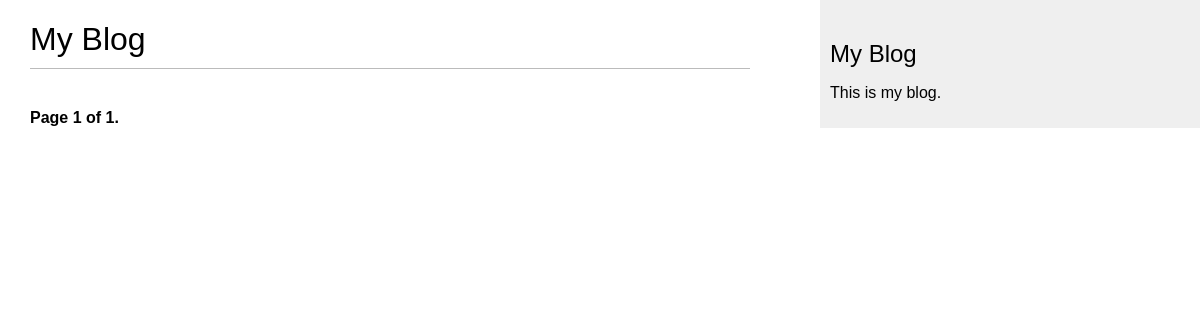
/blog/, run on an earlier commit of the app's database.
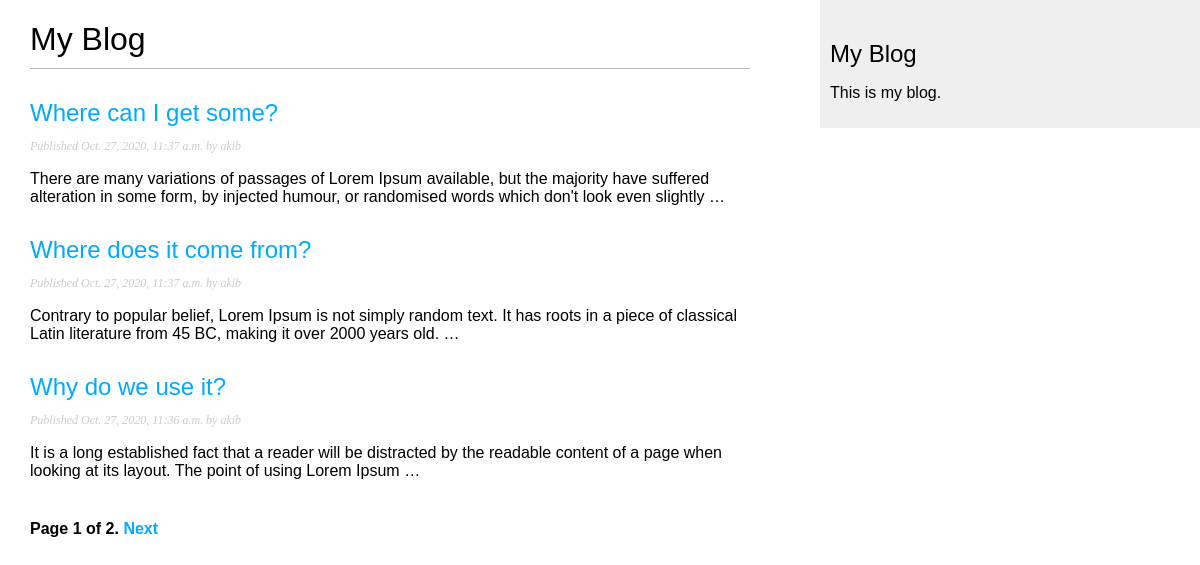
And on a later commit of the database.
### blog/models.py (models this page shows, shortened)
class Post(models.Model):
    objects = models.Manager()
    published = PublishedManager()
    STATUS_CHOICES = (
        ('draft', 'Draft'),
        ('published', 'Published')
    )
    title = models.CharField(max_length=250)
    slug = models.SlugField(max_length=250, unique_for_date='publish')
    author = models.ForeignKey(User, on_delete=models.CASCADE, related_name='blog_posts')
    body = models.TextField()
    publish = models.DateTimeField(default=timezone.now)
    created = models.DateTimeField(auto_now_add=True)
    updated = models.DateTimeField(auto_now=True)
    status = models.CharField(max_length=10, choices=STATUS_CHOICES, default='draft')
    class Meta:
        ordering = ('-publish',)
        indexes = [
            models.Index(fields=['title']),
        ]
    def get_absolute_url(self):
        return reverse('blog:post_detail', args=[self.publish.day, self.publish.month, self.publish.year, self.slug])

### blog/views.py (the view)
# urls.py: path('', post_list, name='post_list'),
def post_list(request):
    object_list = Post.published.all()
    paginator = Paginator(object_list, 3)
    page = request.GET.get('page')
    try:
        posts = paginator.page(page)
    except PageNotAnInteger:
        posts = paginator.page(1)
    except EmptyPage:
        posts = paginator.page(paginator.num_pages)
    return render(request, 'blog/post/list.html', {'page': page, 'posts': posts})

### blog/models.py (called while the page is built)
    def get_queryset(self):
        return super(PublishedManager, self).get_queryset().filter(status='published')

### blog/templates/blog/post/list.html (shortened to what this page needs)
{% extends 'blog/base.html' %}
{% block content %}
    <h1>My Blog</h1>
    {% for post in posts %}
        <h2>
            <a href="{{ post.get_absolute_url }}">
                {{ post.title }}
            </a>
        </h2>
        <p class="date">
            Published {{ post.publish }} by {{ post.author }}
        </p>
        {{ post.body|truncatewords:30|linebreaks }}
    {% endfor %}
    {% include "pagination.html" with page=posts %}
{% endblock %}

### blog/templates/blog/base.html (shortened to what this page needs)
{% load static %}
<!DOCTYPE html>
<html lang="en">
<head>
    <link rel="stylesheet" href="{% static 'css/blog.css' %}">
</head>
<body>
    <div id="content">
        {% block content %}
        {% endblock %}
    </div>
    <div id="sidebar">
        <h2>My Blog</h2>
        <p>This is my blog.</p>
    </div>
</body>
</html>

### blog/templates/pagination.html (shortened to what this page needs)
<div class="pagination">
    <span class="step-links">
        <span class="current">
            Page {{ page.number }} of {{ page.paginator.num_pages }}.
        </span>
        {% if page.has_next %}
            <a href="?page={{ page.next_page_number }}">Next</a>
        {% endif %}
    </span>
</div>

### blog/static/css/blog.css (style rules this page uses)
body { margin:0; padding:0; font-family:helvetica, sans-serif; }
a { color:#00abff; text-decoration:none; }
h1 { font-weight:normal; border-bottom:1px solid #bbb; padding:0 0 10px 0; }
h2 { font-weight:normal; margin:30px 0 0; }
#content { float:left; width:60%; padding:0 0 0 30px; }
#sidebar { float:right; width:30%; padding:10px; background:#efefef; height:100%; }
p.date { color:#ccc; font-family: georgia, serif; font-size: 12px; font-style: italic; }
.pagination { margin:40px 0; font-weight:bold; }

What changed in the data, as far as the page shows it:
added Post: title "Where can I get some?", publish "Oct. 27, 2020, 11:37 a.m.", author "akib", body "There are many variations of passages of Lorem Ipsum available, but the majority have suffered alteration in some form, by injected humour, or randomised words which don't look even slightly …"
added Post: title "Where does it come from?", publish "Oct. 27, 2020, 11:37 a.m.", author "akib", body "Contrary to popular belief, Lorem Ipsum is not simply random text. It has roots in a piece of classical Latin literature from 45 BC, making it over 2000 years old. …"
added Post: title "Why do we use it?", publish "Oct. 27, 2020, 11:36 a.m.", author "akib", body "It is a long established fact that a reader will be distracted by the readable content of a page when looking at its layout. The point of using Lorem Ipsum …"
Also different on the page:
{{ page.paginator.num_pages }}: "1" → "2"
text now shown: "Next"
